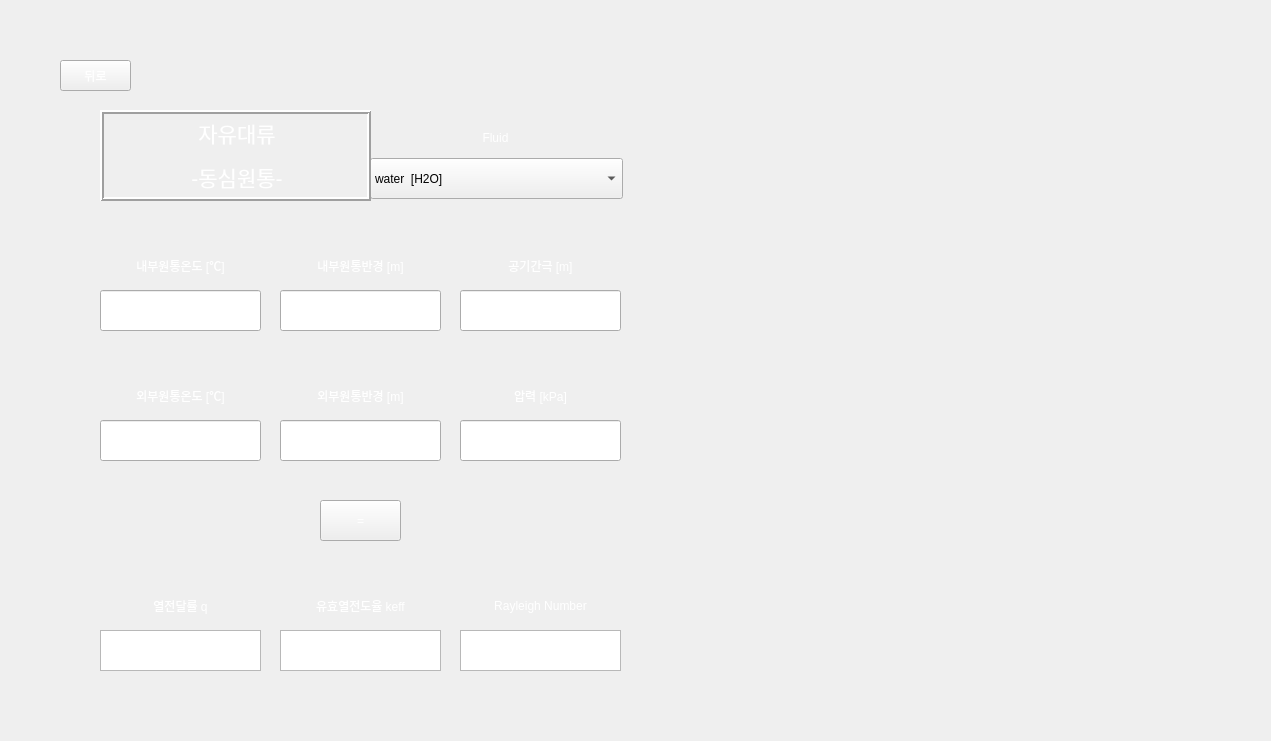
<?xml version="1.0" encoding="UTF-8"?>
<ui version="4.0">
 <class>Form</class>
 <widget class="QWidget" name="Form">
  <property name="geometry">
   <rect>
    <x>0</x>
    <y>0</y>
    <width>1271</width>
    <height>741</height>
   </rect>
  </property>
  <property name="minimumSize">
   <size>
    <width>996</width>
    <height>580</height>
   </size>
  </property>
  <property name="maximumSize">
   <size>
    <width>1271</width>
    <height>741</height>
   </size>
  </property>
  <property name="windowTitle">
   <string>Free Convection - Concentric Cylinder</string>
  </property>
  <property name="styleSheet">
   <string notr="true">background-image: url(:/background/하얀거.png);</string>
  </property>
  <widget class="QPushButton" name="pushButton">
   <property name="geometry">
    <rect>
     <x>60</x>
     <y>60</y>
     <width>71</width>
     <height>31</height>
    </rect>
   </property>
   <property name="styleSheet">
    <string notr="true">QPushButton {
color: qlineargradient(spread:pad, x1:0, y1:1, x2:1, y2:0, stop:0 rgba(255, 255, 255, 255), stop:1 rgba(255, 255, 255, 255));
background-image: url(:/background/버튼2.png);
font: 14pt &quot;맑은 고딕&quot;;
}
QPushButton:hover{
border-image: url(:/background/버튼클릭2.png);
}</string>
   </property>
   <property name="text">
    <string>뒤로</string>
   </property>
  </widget>
  <widget class="QLineEdit" name="lineEdit">
   <property name="geometry">
    <rect>
     <x>100</x>
     <y>290</y>
     <width>161</width>
     <height>41</height>
    </rect>
   </property>
   <property name="styleSheet">
    <string notr="true">font: 14pt &quot;맑은 고딕&quot;;
background-image: url(:/background/하얀거.png);</string>
   </property>
  </widget>
  <widget class="QLineEdit" name="lineEdit_2">
   <property name="geometry">
    <rect>
     <x>100</x>
     <y>420</y>
     <width>161</width>
     <height>41</height>
    </rect>
   </property>
   <property name="styleSheet">
    <string notr="true">font: 14pt &quot;맑은 고딕&quot;;
background-image: url(:/background/하얀거.png);</string>
   </property>
  </widget>
  <widget class="QLineEdit" name="lineEdit_3">
   <property name="geometry">
    <rect>
     <x>280</x>
     <y>290</y>
     <width>161</width>
     <height>41</height>
    </rect>
   </property>
   <property name="styleSheet">
    <string notr="true">font: 14pt &quot;맑은 고딕&quot;;
background-image: url(:/background/하얀거.png);</string>
   </property>
  </widget>
  <widget class="QLineEdit" name="lineEdit_4">
   <property name="geometry">
    <rect>
     <x>280</x>
     <y>420</y>
     <width>161</width>
     <height>41</height>
    </rect>
   </property>
   <property name="styleSheet">
    <string notr="true">font: 14pt &quot;맑은 고딕&quot;;
background-image: url(:/background/하얀거.png);</string>
   </property>
  </widget>
  <widget class="QLineEdit" name="lineEdit_5">
   <property name="geometry">
    <rect>
     <x>460</x>
     <y>290</y>
     <width>161</width>
     <height>41</height>
    </rect>
   </property>
   <property name="styleSheet">
    <string notr="true">font: 14pt &quot;맑은 고딕&quot;;
background-image: url(:/background/하얀거.png);</string>
   </property>
  </widget>
  <widget class="QLineEdit" name="lineEdit_6">
   <property name="geometry">
    <rect>
     <x>460</x>
     <y>420</y>
     <width>161</width>
     <height>41</height>
    </rect>
   </property>
   <property name="styleSheet">
    <string notr="true">font: 14pt &quot;맑은 고딕&quot;;
background-image: url(:/background/하얀거.png);</string>
   </property>
  </widget>
  <widget class="QPushButton" name="pushButton_2">
   <property name="geometry">
    <rect>
     <x>320</x>
     <y>500</y>
     <width>81</width>
     <height>41</height>
    </rect>
   </property>
   <property name="styleSheet">
    <string notr="true">QPushButton {
color: qlineargradient(spread:pad, x1:0, y1:1, x2:1, y2:0, stop:0 rgba(255, 255, 255, 255), stop:1 rgba(255, 255, 255, 255));
background-image: url(:/background/버튼2.png);
font: 20pt &quot;맑은 고딕&quot;;
}
QPushButton:hover{
border-image: url(:/background/버튼클릭2.png);
}</string>
   </property>
   <property name="text">
    <string>=</string>
   </property>
  </widget>
  <widget class="QTextBrowser" name="textBrowser">
   <property name="geometry">
    <rect>
     <x>100</x>
     <y>630</y>
     <width>161</width>
     <height>41</height>
    </rect>
   </property>
   <property name="styleSheet">
    <string notr="true">font: 14pt &quot;맑은 고딕&quot;;
background-image: url(:/background/하얀거.png);</string>
   </property>
  </widget>
  <widget class="QTextBrowser" name="textBrowser_2">
   <property name="geometry">
    <rect>
     <x>280</x>
     <y>630</y>
     <width>161</width>
     <height>41</height>
    </rect>
   </property>
   <property name="styleSheet">
    <string notr="true">font: 14pt &quot;맑은 고딕&quot;;
background-image: url(:/background/하얀거.png);</string>
   </property>
  </widget>
  <widget class="QTextBrowser" name="textBrowser_3">
   <property name="geometry">
    <rect>
     <x>460</x>
     <y>630</y>
     <width>161</width>
     <height>41</height>
    </rect>
   </property>
   <property name="styleSheet">
    <string notr="true">font: 14pt &quot;맑은 고딕&quot;;
background-image: url(:/background/하얀거.png);</string>
   </property>
  </widget>
  <widget class="QLabel" name="label">
   <property name="geometry">
    <rect>
     <x>100</x>
     <y>240</y>
     <width>161</width>
     <height>51</height>
    </rect>
   </property>
   <property name="styleSheet">
    <string notr="true">color: qlineargradient(spread:pad, x1:0, y1:1, x2:1, y2:0, stop:0 rgba(255, 255, 255, 255), stop:1 rgba(255, 255, 255, 255));
background-image: url(:/background/버튼2.png);
font: 12pt &quot;맑은 고딕&quot;;</string>
   </property>
   <property name="text">
    <string>내부원통온도 [℃]</string>
   </property>
   <property name="alignment">
    <set>Qt::AlignCenter</set>
   </property>
  </widget>
  <widget class="QLabel" name="label_2">
   <property name="geometry">
    <rect>
     <x>100</x>
     <y>370</y>
     <width>161</width>
     <height>51</height>
    </rect>
   </property>
   <property name="styleSheet">
    <string notr="true">color: qlineargradient(spread:pad, x1:0, y1:1, x2:1, y2:0, stop:0 rgba(255, 255, 255, 255), stop:1 rgba(255, 255, 255, 255));
background-image: url(:/background/버튼2.png);
font: 12pt &quot;맑은 고딕&quot;;</string>
   </property>
   <property name="text">
    <string>외부원통온도 [℃]</string>
   </property>
   <property name="alignment">
    <set>Qt::AlignCenter</set>
   </property>
  </widget>
  <widget class="QLabel" name="label_3">
   <property name="geometry">
    <rect>
     <x>280</x>
     <y>240</y>
     <width>161</width>
     <height>51</height>
    </rect>
   </property>
   <property name="styleSheet">
    <string notr="true">color: qlineargradient(spread:pad, x1:0, y1:1, x2:1, y2:0, stop:0 rgba(255, 255, 255, 255), stop:1 rgba(255, 255, 255, 255));
background-image: url(:/background/버튼2.png);
font: 12pt &quot;맑은 고딕&quot;;</string>
   </property>
   <property name="text">
    <string>내부원통반경 [m]</string>
   </property>
   <property name="alignment">
    <set>Qt::AlignCenter</set>
   </property>
  </widget>
  <widget class="QLabel" name="label_4">
   <property name="geometry">
    <rect>
     <x>280</x>
     <y>370</y>
     <width>161</width>
     <height>51</height>
    </rect>
   </property>
   <property name="styleSheet">
    <string notr="true">color: qlineargradient(spread:pad, x1:0, y1:1, x2:1, y2:0, stop:0 rgba(255, 255, 255, 255), stop:1 rgba(255, 255, 255, 255));
background-image: url(:/background/버튼2.png);
font: 12pt &quot;맑은 고딕&quot;;</string>
   </property>
   <property name="text">
    <string>외부원통반경 [m]</string>
   </property>
   <property name="alignment">
    <set>Qt::AlignCenter</set>
   </property>
  </widget>
  <widget class="QLabel" name="label_5">
   <property name="geometry">
    <rect>
     <x>460</x>
     <y>240</y>
     <width>161</width>
     <height>51</height>
    </rect>
   </property>
   <property name="styleSheet">
    <string notr="true">color: qlineargradient(spread:pad, x1:0, y1:1, x2:1, y2:0, stop:0 rgba(255, 255, 255, 255), stop:1 rgba(255, 255, 255, 255));
background-image: url(:/background/버튼2.png);
font: 14pt &quot;맑은 고딕&quot;;</string>
   </property>
   <property name="text">
    <string>공기간극 [m]</string>
   </property>
   <property name="alignment">
    <set>Qt::AlignCenter</set>
   </property>
  </widget>
  <widget class="QLabel" name="label_6">
   <property name="geometry">
    <rect>
     <x>460</x>
     <y>370</y>
     <width>161</width>
     <height>51</height>
    </rect>
   </property>
   <property name="styleSheet">
    <string notr="true">color: qlineargradient(spread:pad, x1:0, y1:1, x2:1, y2:0, stop:0 rgba(255, 255, 255, 255), stop:1 rgba(255, 255, 255, 255));
background-image: url(:/background/버튼2.png);
font: 14pt &quot;맑은 고딕&quot;;</string>
   </property>
   <property name="text">
    <string>압력 [kPa]</string>
   </property>
   <property name="alignment">
    <set>Qt::AlignCenter</set>
   </property>
  </widget>
  <widget class="QLabel" name="label_7">
   <property name="geometry">
    <rect>
     <x>280</x>
     <y>580</y>
     <width>161</width>
     <height>51</height>
    </rect>
   </property>
   <property name="styleSheet">
    <string notr="true">color: qlineargradient(spread:pad, x1:0, y1:1, x2:1, y2:0, stop:0 rgba(255, 255, 255, 255), stop:1 rgba(255, 255, 255, 255));
background-image: url(:/background/버튼2.png);
font: 12pt &quot;맑은 고딕&quot;;</string>
   </property>
   <property name="text">
    <string>유효열전도율 keff</string>
   </property>
   <property name="alignment">
    <set>Qt::AlignCenter</set>
   </property>
  </widget>
  <widget class="QLabel" name="label_8">
   <property name="geometry">
    <rect>
     <x>100</x>
     <y>580</y>
     <width>161</width>
     <height>51</height>
    </rect>
   </property>
   <property name="styleSheet">
    <string notr="true">color: qlineargradient(spread:pad, x1:0, y1:1, x2:1, y2:0, stop:0 rgba(255, 255, 255, 255), stop:1 rgba(255, 255, 255, 255));
background-image: url(:/background/버튼2.png);
font: 14pt &quot;맑은 고딕&quot;;</string>
   </property>
   <property name="text">
    <string>열전달률 q</string>
   </property>
   <property name="alignment">
    <set>Qt::AlignCenter</set>
   </property>
  </widget>
  <widget class="QLabel" name="label_9">
   <property name="geometry">
    <rect>
     <x>460</x>
     <y>580</y>
     <width>161</width>
     <height>51</height>
    </rect>
   </property>
   <property name="styleSheet">
    <string notr="true">color: qlineargradient(spread:pad, x1:0, y1:1, x2:1, y2:0, stop:0 rgba(255, 255, 255, 255), stop:1 rgba(255, 255, 255, 255));
background-image: url(:/background/버튼2.png);
font: 12pt &quot;맑은 고딕&quot;;</string>
   </property>
   <property name="text">
    <string>Rayleigh Number</string>
   </property>
   <property name="alignment">
    <set>Qt::AlignCenter</set>
   </property>
  </widget>
  <widget class="QLabel" name="label_10">
   <property name="geometry">
    <rect>
     <x>370</x>
     <y>112</y>
     <width>251</width>
     <height>51</height>
    </rect>
   </property>
   <property name="styleSheet">
    <string notr="true">color: qlineargradient(spread:pad, x1:0, y1:1, x2:1, y2:0, stop:0 rgba(255, 255, 255, 255), stop:1 rgba(255, 255, 255, 255));
background-image: url(:/background/버튼2.png);
font: 20pt &quot;맑은 고딕&quot;;</string>
   </property>
   <property name="text">
    <string>Fluid</string>
   </property>
   <property name="alignment">
    <set>Qt::AlignCenter</set>
   </property>
  </widget>
  <widget class="QLabel" name="label_11">
   <property name="geometry">
    <rect>
     <x>0</x>
     <y>0</y>
     <width>1271</width>
     <height>741</height>
    </rect>
   </property>
   <property name="styleSheet">
    <string notr="true">image: url(:/background/배경2.png);</string>
   </property>
   <property name="text">
    <string/>
   </property>
  </widget>
  <widget class="QLabel" name="label_12">
   <property name="geometry">
    <rect>
     <x>680</x>
     <y>50</y>
     <width>541</width>
     <height>641</height>
    </rect>
   </property>
   <property name="styleSheet">
    <string notr="true">image: url(:/background/fc concentric cylinder.PNG);</string>
   </property>
   <property name="text">
    <string/>
   </property>
  </widget>
  <widget class="QLabel" name="label_13">
   <property name="geometry">
    <rect>
     <x>700</x>
     <y>450</y>
     <width>481</width>
     <height>211</height>
    </rect>
   </property>
   <property name="styleSheet">
    <string notr="true">image: url(:/background/fc concentric cylinder-2.PNG);</string>
   </property>
   <property name="text">
    <string/>
   </property>
  </widget>
  <widget class="QComboBox" name="comboBox">
   <property name="geometry">
    <rect>
     <x>370</x>
     <y>158</y>
     <width>253</width>
     <height>41</height>
    </rect>
   </property>
   <property name="styleSheet">
    <string notr="true">background-image: url(:/background/하얀거.png);
font: 11pt &quot;맑은 고딕&quot;;</string>
   </property>
   <item>
    <property name="text">
     <string>water  [H2O]</string>
    </property>
   </item>
   <item>
    <property name="text">
     <string>air</string>
    </property>
   </item>
   <item>
    <property name="text">
     <string>1-Butene  [C4H8]</string>
    </property>
   </item>
   <item>
    <property name="text">
     <string>Acetone  [C3H6O]</string>
    </property>
   </item>
   <item>
    <property name="text">
     <string>Ammonia  [NH3]</string>
    </property>
   </item>
   <item>
    <property name="text">
     <string>Argon  [Ar]</string>
    </property>
   </item>
   <item>
    <property name="text">
     <string>Benzene  [C6H6]</string>
    </property>
   </item>
   <item>
    <property name="text">
     <string>CarbonDioxide  [CO2]</string>
    </property>
   </item>
   <item>
    <property name="text">
     <string>CarbonMonoxide  [CO]</string>
    </property>
   </item>
   <item>
    <property name="text">
     <string>CarbonylSulfide  [COS]</string>
    </property>
   </item>
   <item>
    <property name="text">
     <string>CycloHexane  [C6H12]</string>
    </property>
   </item>
   <item>
    <property name="text">
     <string>CycloPropane  [C3H6]</string>
    </property>
   </item>
   <item>
    <property name="text">
     <string>Cyclopentane  [C5H10]</string>
    </property>
   </item>
   <item>
    <property name="text">
     <string>D4  [C8H24O4Si4]</string>
    </property>
   </item>
   <item>
    <property name="text">
     <string>D5  [C10H30O5Si5]</string>
    </property>
   </item>
   <item>
    <property name="text">
     <string>D6  [C12H36O6Si6]</string>
    </property>
   </item>
   <item>
    <property name="text">
     <string>Deuterium  [D2]</string>
    </property>
   </item>
   <item>
    <property name="text">
     <string>Dichloroethane  [C2Cl2H4]</string>
    </property>
   </item>
   <item>
    <property name="text">
     <string>DiethylEther  [C4H10O]</string>
    </property>
   </item>
   <item>
    <property name="text">
     <string>DimethylCarbonate  [C3H6O3]</string>
    </property>
   </item>
   <item>
    <property name="text">
     <string>DimethylEther  [C2H6O]</string>
    </property>
   </item>
   <item>
    <property name="text">
     <string>Ethane  [C2H6]</string>
    </property>
   </item>
   <item>
    <property name="text">
     <string>Ethanol  [C2H6O]</string>
    </property>
   </item>
   <item>
    <property name="text">
     <string>EthylBenzene  [C8H10]</string>
    </property>
   </item>
   <item>
    <property name="text">
     <string>Ethylene  [C2H4]</string>
    </property>
   </item>
   <item>
    <property name="text">
     <string>EthyleneOxide  [C2H4O]</string>
    </property>
   </item>
   <item>
    <property name="text">
     <string>Fluorine  [F2]</string>
    </property>
   </item>
   <item>
    <property name="text">
     <string>HFE143m  [C2F3H3O]</string>
    </property>
   </item>
   <item>
    <property name="text">
     <string>HeavyWater  [D2O]</string>
    </property>
   </item>
   <item>
    <property name="text">
     <string>Helium  [He]</string>
    </property>
   </item>
   <item>
    <property name="text">
     <string>Hydrogen  [H2]</string>
    </property>
   </item>
   <item>
    <property name="text">
     <string>HydrogenChloride  [ClH]</string>
    </property>
   </item>
   <item>
    <property name="text">
     <string>HydrogenSulfide  [H2S]</string>
    </property>
   </item>
   <item>
    <property name="text">
     <string>IsoButane  [C4H10]</string>
    </property>
   </item>
   <item>
    <property name="text">
     <string>IsoButene  [C4H8]</string>
    </property>
   </item>
   <item>
    <property name="text">
     <string>Isohexane  [C6H14]</string>
    </property>
   </item>
   <item>
    <property name="text">
     <string>Isopentane  [C5H12]</string>
    </property>
   </item>
   <item>
    <property name="text">
     <string>Krypton  [Kr]</string>
    </property>
   </item>
   <item>
    <property name="text">
     <string>MD2M  [C10H30O3Si4]</string>
    </property>
   </item>
   <item>
    <property name="text">
     <string>MD3M  [C12H36O4Si5]</string>
    </property>
   </item>
   <item>
    <property name="text">
     <string>MD4M  [C14H42O5Si6]</string>
    </property>
   </item>
   <item>
    <property name="text">
     <string>MDM  [C8H24O2Si3]</string>
    </property>
   </item>
   <item>
    <property name="text">
     <string>MM  [C6H18OSi2]</string>
    </property>
   </item>
   <item>
    <property name="text">
     <string>Methane  [CH4]</string>
    </property>
   </item>
   <item>
    <property name="text">
     <string>Methanol  [CH4O]</string>
    </property>
   </item>
   <item>
    <property name="text">
     <string>MethylLinoleate  [C19H34O2]</string>
    </property>
   </item>
   <item>
    <property name="text">
     <string>MethylLinolenate  [C19H32O2]</string>
    </property>
   </item>
   <item>
    <property name="text">
     <string>MethylOleate  [C19H36O2]</string>
    </property>
   </item>
   <item>
    <property name="text">
     <string>MethylPalmitate  [C17H34O2]</string>
    </property>
   </item>
   <item>
    <property name="text">
     <string>MethylStearate  [C19H38O2]</string>
    </property>
   </item>
   <item>
    <property name="text">
     <string>Neon  [Ne]</string>
    </property>
   </item>
   <item>
    <property name="text">
     <string>Neopentane  [C5H12]</string>
    </property>
   </item>
   <item>
    <property name="text">
     <string>Nitrogen  [N2]</string>
    </property>
   </item>
   <item>
    <property name="text">
     <string>NitrousOxide  [N2O]</string>
    </property>
   </item>
   <item>
    <property name="text">
     <string>Novec649  [C6F12O]</string>
    </property>
   </item>
   <item>
    <property name="text">
     <string>OrthoDeuterium</string>
    </property>
   </item>
   <item>
    <property name="text">
     <string>OrthoHydrogen</string>
    </property>
   </item>
   <item>
    <property name="text">
     <string>Oxygen  [O2]</string>
    </property>
   </item>
   <item>
    <property name="text">
     <string>ParaDeuterium</string>
    </property>
   </item>
   <item>
    <property name="text">
     <string>ParaHydrogen</string>
    </property>
   </item>
   <item>
    <property name="text">
     <string>Propylene  [C3H6]</string>
    </property>
   </item>
   <item>
    <property name="text">
     <string>Propyne  [C3H4]</string>
    </property>
   </item>
   <item>
    <property name="text">
     <string>R11</string>
    </property>
   </item>
   <item>
    <property name="text">
     <string>R113</string>
    </property>
   </item>
   <item>
    <property name="text">
     <string>R114</string>
    </property>
   </item>
   <item>
    <property name="text">
     <string>R115</string>
    </property>
   </item>
   <item>
    <property name="text">
     <string>R116</string>
    </property>
   </item>
   <item>
    <property name="text">
     <string>R12</string>
    </property>
   </item>
   <item>
    <property name="text">
     <string>R123</string>
    </property>
   </item>
   <item>
    <property name="text">
     <string>R1233zd(E)</string>
    </property>
   </item>
   <item>
    <property name="text">
     <string>R1234yf</string>
    </property>
   </item>
   <item>
    <property name="text">
     <string>R1234ze(E)</string>
    </property>
   </item>
   <item>
    <property name="text">
     <string>R1234ze(Z)</string>
    </property>
   </item>
   <item>
    <property name="text">
     <string>R124</string>
    </property>
   </item>
   <item>
    <property name="text">
     <string>R1243zf</string>
    </property>
   </item>
   <item>
    <property name="text">
     <string>R125</string>
    </property>
   </item>
   <item>
    <property name="text">
     <string>R13</string>
    </property>
   </item>
   <item>
    <property name="text">
     <string>R134a</string>
    </property>
   </item>
   <item>
    <property name="text">
     <string>R13l1</string>
    </property>
   </item>
   <item>
    <property name="text">
     <string>R14</string>
    </property>
   </item>
   <item>
    <property name="text">
     <string>R141b</string>
    </property>
   </item>
   <item>
    <property name="text">
     <string>R142b</string>
    </property>
   </item>
   <item>
    <property name="text">
     <string>R143a</string>
    </property>
   </item>
   <item>
    <property name="text">
     <string>R152A</string>
    </property>
   </item>
   <item>
    <property name="text">
     <string>R161</string>
    </property>
   </item>
   <item>
    <property name="text">
     <string>R21</string>
    </property>
   </item>
   <item>
    <property name="text">
     <string>R218</string>
    </property>
   </item>
   <item>
    <property name="text">
     <string>R22</string>
    </property>
   </item>
   <item>
    <property name="text">
     <string>R227EA</string>
    </property>
   </item>
   <item>
    <property name="text">
     <string>R23</string>
    </property>
   </item>
   <item>
    <property name="text">
     <string>R236EA</string>
    </property>
   </item>
   <item>
    <property name="text">
     <string>R236FA</string>
    </property>
   </item>
   <item>
    <property name="text">
     <string>R245ca</string>
    </property>
   </item>
   <item>
    <property name="text">
     <string>R245fa</string>
    </property>
   </item>
   <item>
    <property name="text">
     <string>R32</string>
    </property>
   </item>
   <item>
    <property name="text">
     <string>R365MFC</string>
    </property>
   </item>
   <item>
    <property name="text">
     <string>R40</string>
    </property>
   </item>
   <item>
    <property name="text">
     <string>R404A</string>
    </property>
   </item>
   <item>
    <property name="text">
     <string>R407C</string>
    </property>
   </item>
   <item>
    <property name="text">
     <string>R41</string>
    </property>
   </item>
   <item>
    <property name="text">
     <string>R410A</string>
    </property>
   </item>
   <item>
    <property name="text">
     <string>R507A</string>
    </property>
   </item>
   <item>
    <property name="text">
     <string>RC318</string>
    </property>
   </item>
   <item>
    <property name="text">
     <string>SES36</string>
    </property>
   </item>
   <item>
    <property name="text">
     <string>SulfurDioxide  [O2S]</string>
    </property>
   </item>
   <item>
    <property name="text">
     <string>SulfurHexafluoride  [F6S]</string>
    </property>
   </item>
   <item>
    <property name="text">
     <string>Toluene  [C7H8]</string>
    </property>
   </item>
   <item>
    <property name="text">
     <string>Xenon  [Xe]</string>
    </property>
   </item>
   <item>
    <property name="text">
     <string>cis-2-Butene  [C4H8]</string>
    </property>
   </item>
   <item>
    <property name="text">
     <string>m-Xylene  [C8H10]</string>
    </property>
   </item>
   <item>
    <property name="text">
     <string>n-Butane  [C4H10]</string>
    </property>
   </item>
   <item>
    <property name="text">
     <string>n-Decane  [C10H22]</string>
    </property>
   </item>
   <item>
    <property name="text">
     <string>n-Dodecane  [C12H26]</string>
    </property>
   </item>
   <item>
    <property name="text">
     <string>n-Heptane  [C7H16]</string>
    </property>
   </item>
   <item>
    <property name="text">
     <string>n-Hexane  [C6H14]</string>
    </property>
   </item>
   <item>
    <property name="text">
     <string>n-Nonane  [C9H20]</string>
    </property>
   </item>
   <item>
    <property name="text">
     <string>n-Octane  [C8H18]</string>
    </property>
   </item>
   <item>
    <property name="text">
     <string>n-Pentane  [C5H12]</string>
    </property>
   </item>
   <item>
    <property name="text">
     <string>n-Propane  [C3H8]</string>
    </property>
   </item>
   <item>
    <property name="text">
     <string>n-Undecane  [C11H24]</string>
    </property>
   </item>
   <item>
    <property name="text">
     <string>o-Xylene  [C8H10]</string>
    </property>
   </item>
   <item>
    <property name="text">
     <string>p-Xylene  [C8H10]</string>
    </property>
   </item>
   <item>
    <property name="text">
     <string>trans-2-Butene  [C4H8]</string>
    </property>
   </item>
  </widget>
  <widget class="QLabel" name="label_14">
   <property name="geometry">
    <rect>
     <x>100</x>
     <y>110</y>
     <width>271</width>
     <height>91</height>
    </rect>
   </property>
   <property name="styleSheet">
    <string notr="true">font: 10pt &quot;맑은 고딕&quot;;
color: rgb(255, 255, 255);
background-image: url(:/background/버튼2.png);</string>
   </property>
   <property name="frameShape">
    <enum>QFrame::Box</enum>
   </property>
   <property name="frameShadow">
    <enum>QFrame::Raised</enum>
   </property>
   <property name="lineWidth">
    <number>2</number>
   </property>
   <property name="text">
    <string>&lt;!DOCTYPE HTML PUBLIC &quot;-//W3C//DTD HTML 4.0//EN&quot; &quot;http://www.w3.org/TR/REC-html40/strict.dtd&quot;&gt;
&lt;html&gt;&lt;head&gt;&lt;meta name=&quot;qrichtext&quot; content=&quot;1&quot; /&gt;&lt;style type=&quot;text/css&quot;&gt;
p, li { white-space: pre-wrap; }
&lt;/style&gt;&lt;/head&gt;&lt;body style=&quot; font-family:'맑은 고딕'; font-size:10pt; font-weight:400; font-style:normal;&quot;&gt;
&lt;p align=&quot;center&quot; style=&quot; margin-top:12px; margin-bottom:12px; margin-left:0px; margin-right:0px; -qt-block-indent:0; text-indent:0px;&quot;&gt;&lt;span style=&quot; font-size:16pt;&quot;&gt;자유대류&lt;/span&gt;&lt;/p&gt;
&lt;p align=&quot;center&quot; style=&quot; margin-top:12px; margin-bottom:12px; margin-left:0px; margin-right:0px; -qt-block-indent:0; text-indent:0px;&quot;&gt;&lt;span style=&quot; font-size:16pt;&quot;&gt;-동심원통-&lt;/span&gt;&lt;/p&gt;&lt;/body&gt;&lt;/html&gt;</string>
   </property>
   <property name="buddy">
    <cstring>pushButton</cstring>
   </property>
  </widget>
  <zorder>label_11</zorder>
  <zorder>pushButton</zorder>
  <zorder>pushButton_2</zorder>
  <zorder>label</zorder>
  <zorder>label_2</zorder>
  <zorder>label_3</zorder>
  <zorder>label_4</zorder>
  <zorder>label_5</zorder>
  <zorder>label_6</zorder>
  <zorder>label_7</zorder>
  <zorder>label_8</zorder>
  <zorder>label_9</zorder>
  <zorder>label_10</zorder>
  <zorder>label_12</zorder>
  <zorder>label_13</zorder>
  <zorder>lineEdit</zorder>
  <zorder>lineEdit_4</zorder>
  <zorder>lineEdit_6</zorder>
  <zorder>lineEdit_2</zorder>
  <zorder>lineEdit_3</zorder>
  <zorder>lineEdit_5</zorder>
  <zorder>comboBox</zorder>
  <zorder>label_14</zorder>
  <zorder>textBrowser_2</zorder>
  <zorder>textBrowser_3</zorder>
  <zorder>textBrowser</zorder>
 </widget>
 <resources>
  <include location="../resource/resources.qrc"/>
 </resources>
 <connections/>
</ui>
